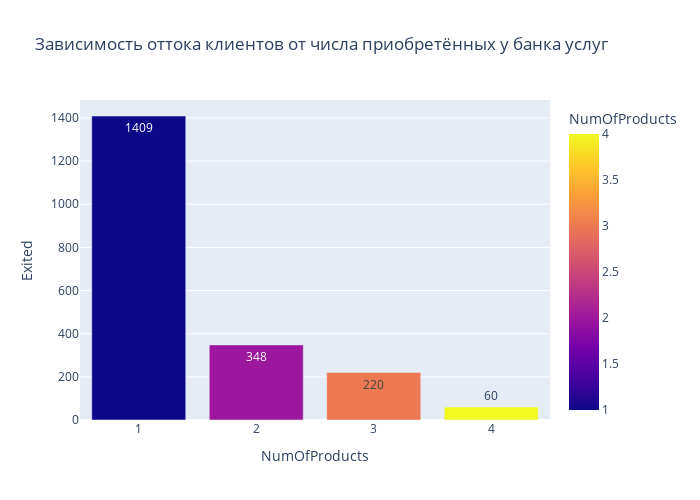

Notebook cell for this chart:
### Markdown cell above
# 9.7.
Как отток клиентов *(Exited)* зависит от числа приобретённых у банка услуг *(NumOfProducts)*? Для ответа на этот вопрос постройте многоуровневую столбчатую диаграмму.

### Code cell
import pandas as pd
import plotly
import plotly.express as px
churn_data = pd.read_csv('H:\SkillFactory\папка с файлами для работы\churn.csv')

#считаем суммы ушедших клиентов банка, приобретавшие разные его услуги
bar_data = churn_data.groupby(
    by='NumOfProducts',
    as_index=False       
)[['Exited']].sum().nlargest(10, columns=['Exited'])
display("число услуг приобретённых ушедшими клиентами:", bar_data)

percent_exited_clients = round(bar_data * 100 / bar_data.sum(), 0)
display("% услуг приобретённых ушедшими клиентами:", percent_exited_clients)

#строим график
fig = px.bar(
    data_frame=bar_data, #датафрейм
    x="NumOfProducts", #ось x
    y="Exited", #ось y
    color='NumOfProducts', #расцветка в зависимости от услуги
    text = 'Exited', #текст на столбцах
    orientation='v', #ориентация графика
    height=500, #высота
    width=700, #ширина
    title='Зависимость оттока клиентов от числа приобретённых у банка услуг' #заголовок
)

#отображаем его
fig.show()

### Figure 1 — Plotly figure (JSON) as saved in the notebook; plotly's stock layout.template omitted (floating-point values rounded to 4 significant figures)
{"data": [{"alignmentgroup": "True", "hovertemplate": "NumOfProducts=%{marker.color}<br>Exited=%{text}<extra></extra>", "legendgroup": "", "marker": {"color": [1, 2, 3, 4], "coloraxis": "coloraxis", "pattern": {"shape": ""}}, "name": "", "offsetgroup": "", "orientation": "v", "showlegend": false, "text": [1409, 348, 220, 60], "textposition": "auto", "type": "bar", "x": [1, 2, 3, 4], "xaxis": "x", "y": [1409, 348, 220, 60], "yaxis": "y"}], "layout": {"barmode": "relative", "coloraxis": {"colorbar": {"title": {"text": "NumOfProducts"}}, "colorscale": [[0, "#0d0887"], [0.1111, "#46039f"], [0.2222, "#7201a8"], [0.3333, "#9c179e"], [0.4444, "#bd3786"], [0.5556, "#d8576b"], [0.6667, "#ed7953"], [0.7778, "#fb9f3a"], [0.8889, "#fdca26"], [1, "#f0f921"]]}, "height": 500, "legend": {"tracegroupgap": 0}, "title": {"text": "Зависимость оттока клиентов от числа приобретённых у банка услуг"}, "width": 700, "xaxis": {"anchor": "y", "domain": [0, 1], "title": {"text": "NumOfProducts"}}, "yaxis": {"anchor": "x", "domain": [0, 1], "title": {"text": "Exited"}}}}
